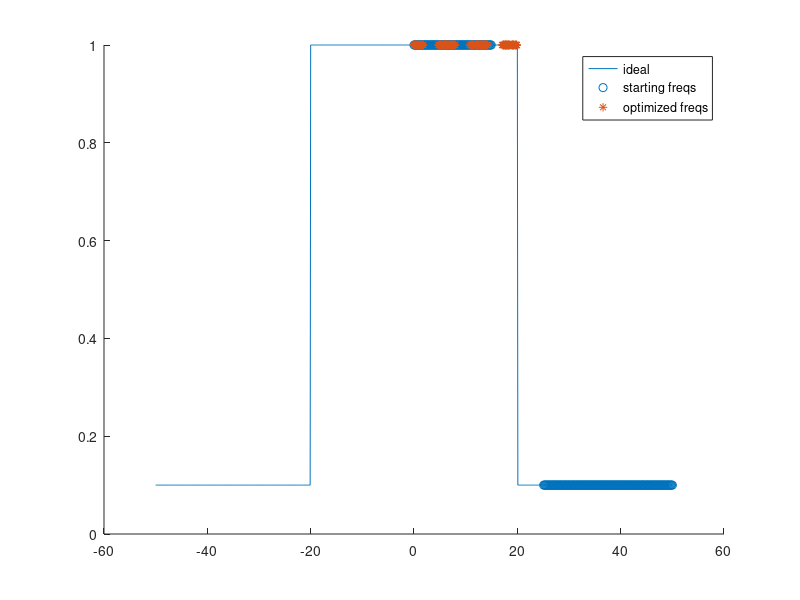
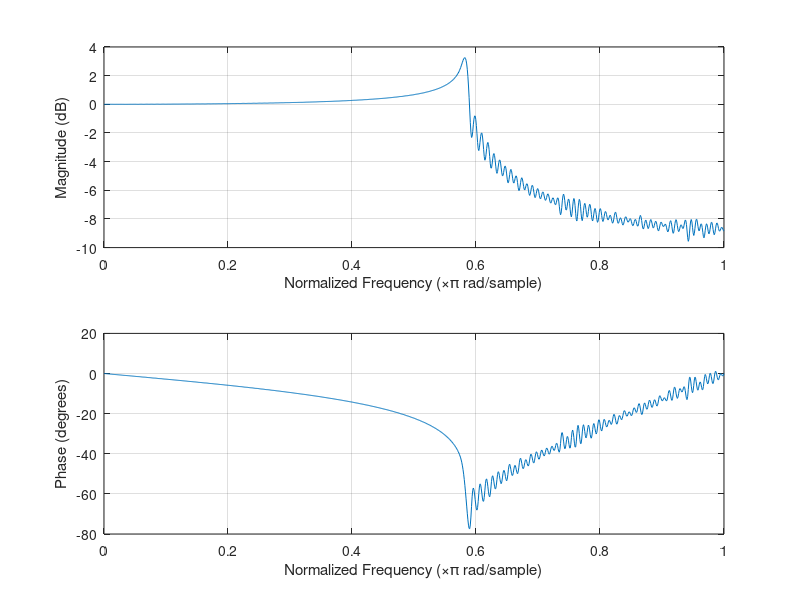

Write MATLAB code to recreate these figures, in order.
%%
 %  File: opt_FIR.m
 % 
 %  Author: Thomas Kost
 %  
 %  Date: 12 August 2021
 %  
 %  @brief optimal FIR design
 %
clear, clc, close all;

%% Filter Parameters
% Assume filter symmetric of length M+1
M = 512;
LP_gain_target = 1;
HP_gain_target = 0.1;
Fs = 100;

F_cutoff = 20;
F_width = 5;

freq = (-Fs/2:0.1:Fs/2);
d = LP_gain_target*(-F_cutoff <= freq).*(freq <= F_cutoff) +...
    HP_gain_target*((freq > (F_cutoff)) +(freq < (-F_cutoff)));
hold on;
plot(freq,d);
ylim([0 1]);

delta_p = 0.1; %tolerance on LP
delta_s = 0.05; %tolerance on SB

%% Parks Mclellan Algorithm
T = M/2+2;
L = M/2;

%space guesses out in all regions outside of cutoff region
wk = linspace(0,Fs/2 -2*F_width,T); % Initial Guess
wk = wk +(wk>F_cutoff-F_width)*2*F_width;

W = (wk <F_cutoff)+ delta_p/delta_s*(wk >= F_cutoff);
Hd = (wk < F_cutoff)*LP_gain_target + (wk >=F_cutoff)*HP_gain_target;
scatter(wk,Hd);

% Itterate
E_min = inf;
E_max = 0;
alpha = 1e-6;
itter = 0;
E = 1./W;
while(abs(E_min) < abs((1-alpha)*E_max) || ...
      abs(E_min) > abs(E_max)) && itter < 40
    
    itter = itter + 1;
    x = (0:L);
    [X,Y] = meshgrid(x,wk);
    
    A = cos(Y.*X);
    d = ((-1).^(1:T).*E)';
    Theta = [A,d];
    b_prime =pinv(Theta)*Hd';
        
    p_coeffs = b_prime(1:L+1);
    E = b_prime(T);
    % Generate polynomial and find error
    w = (0:0.001:Fs/2);
    P = sum(cos(w.*x').*p_coeffs,1);
    F_des = LP_gain_target*(-F_cutoff <= w).*(w <= F_cutoff) +...
         HP_gain_target*((w > (F_cutoff) + (w < (-F_cutoff))));
    Error = abs(P-F_des);
    
    %find T minima
    minima = zeros(1,T);
    indicies = zeros(1,T);
    for i=1:T
        [minima(i),indicies(i)] = min(Error);
        % remove for the next iteration the last smallest value:
        Error(indicies(i)) = [];
    end
    E_min = min(minima);
    E_max = max(minima);
    indicies = sort(indicies);
    wk = w(indicies);
    Hd = (wk < F_cutoff)*LP_gain_target + (wk >=F_cutoff)*HP_gain_target;

end
scatter(wk,F_des(indicies), '*');
legend("ideal", "starting freqs", "optimized freqs")
hold off;

figure();
freqz(b_prime);
